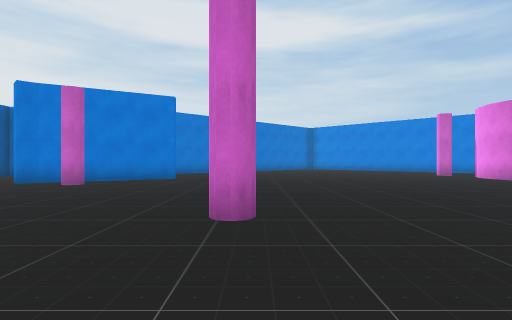
[1] (above)

16 first-person views from a walk through a Unity game level. The camera is 1.2 m above the floor, looks level and sees 80° across. The floor is counted in squares, 2 m on a side. Each view is taken from the middle of a square. On the plan, view 1 faces up. The plan holds only what a view shows up to about 9 squares ahead; the rest is blank.

[2]
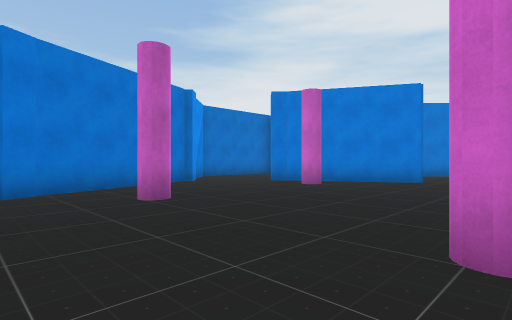

[3]
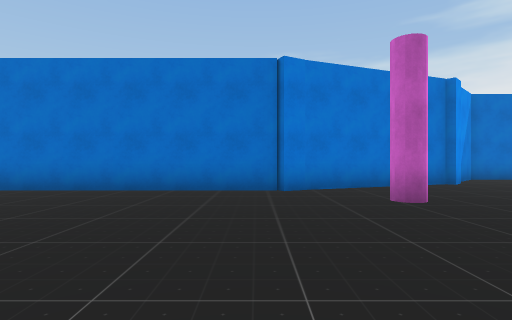

[4]
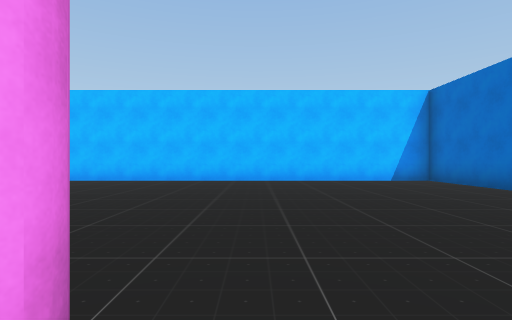

[5]
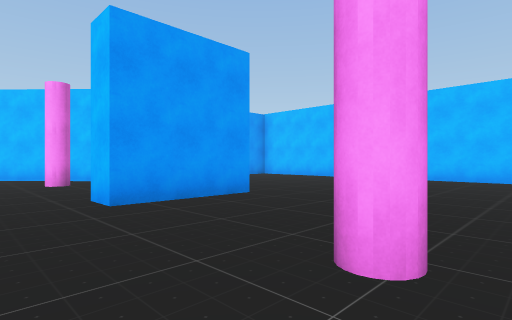

[6]
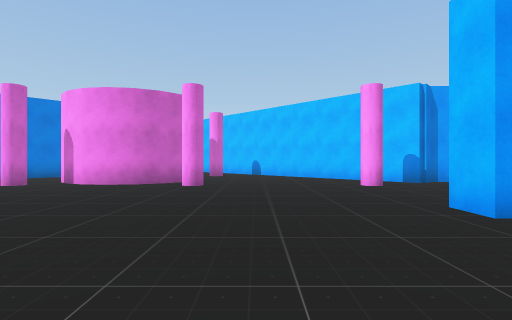

[7]
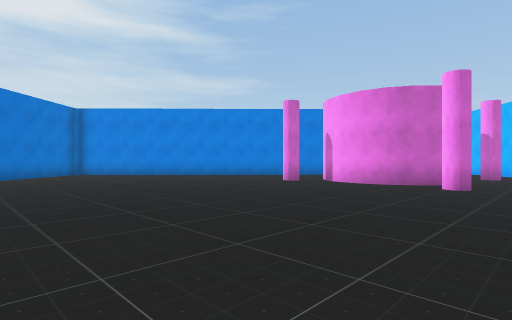

[8]
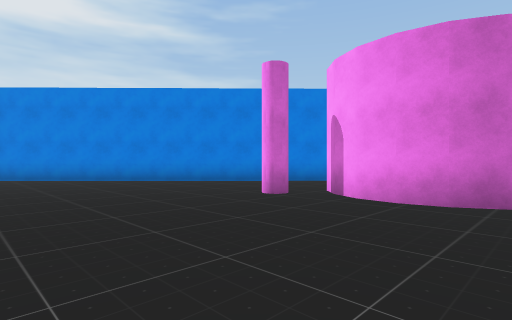

[9]
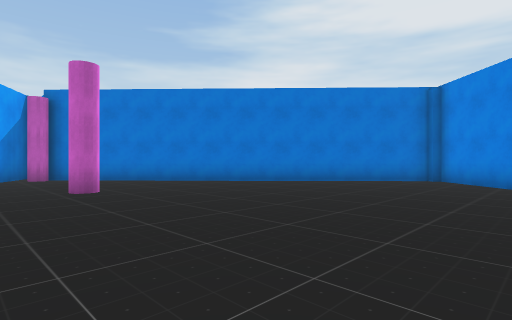

[10]
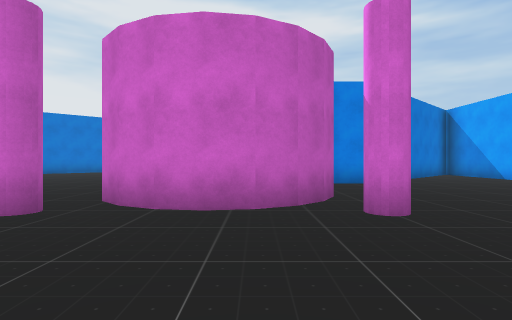

[11]
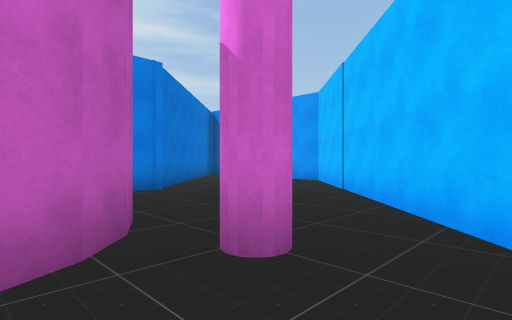

[12]
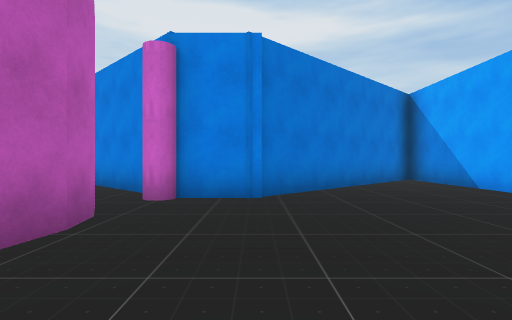

[13]
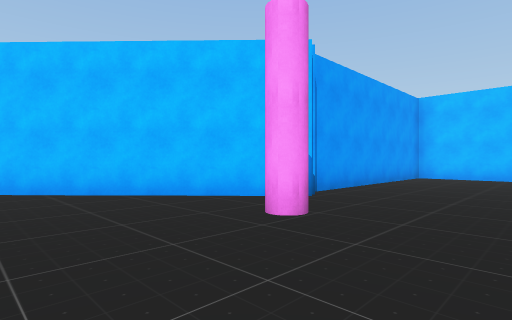

[14]
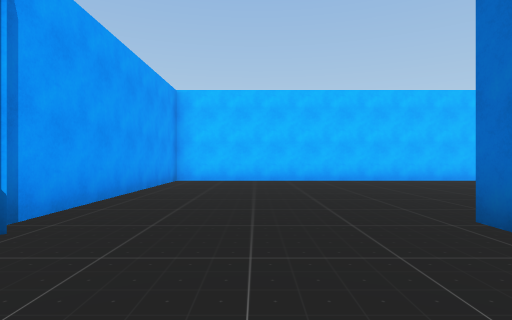

[15]
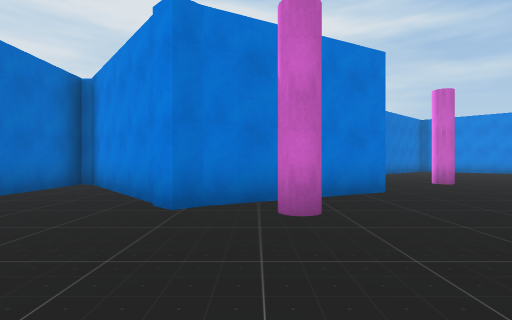

[16]
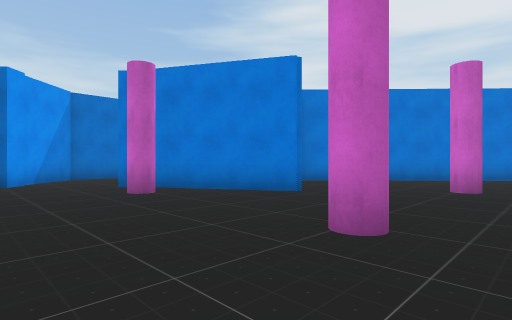

### Floor plan
Key: @ floor where view 1 was taken; # wall or solid block; . floor.
Columns run from 10 left of view 1 to 18 right of it. Each row starts with its distance up from view 1.
 20             ####
 19            ##..##
 18           ##....##
 17          ##......##
 16         ##........##      ###
 15        ##..........##    ##.#
 14       ##............##  ##..#
 13      ##..............####...#
 12 ###  #....#......#....##....#
 11 #.#  #............#  .......#
 10 #.## ###..........#  #.....##
  9 #..####...........####....##
  8 #...#.....#........##.#..##
  7 ##...............#......##
  6  ##....................##
  5   #...................##
  4   ##.................##
  3    #..#...#...#..#..##
  2    ##.........#...###
  1     #..............#
  0     #.....@........#
 -1     #..............#
 -2     #..............#
 -3     #..............#
 -4     #..............#
 -5     ################

Positions as (right, up) in squares from view 1, and headings:
1: (0, 0), facing up
2: (0, 1), facing up-left
3: (0, 1), facing left
4: (-1, 4), facing down
5: (-1, 5), facing down-right
6: (0, 6), facing right
7: (0, 6), facing up-right
8: (3, 8), facing up-right
9: (6, 10), facing up-left
10: (10, 4), facing up
11: (10, 6), facing up-right
12: (13, 7), facing up
13: (5, 6), facing down-right
14: (6, 4), facing down
15: (-5, 4), facing up
16: (1, 5), facing up-left
